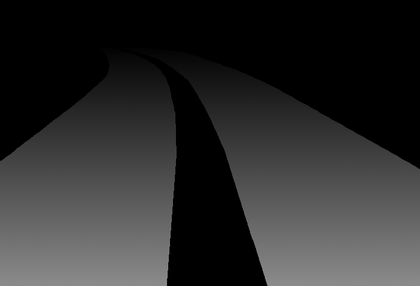
%> input picture src/geometry/testscripts/additionals/578_roadmap.tiff, 420 x 286 px, shrunk from 704 x 480 before the run
$ octave demoOrientationMap.m   (GNU Octave 9; MATLAB toolbox functions it lacks are replaced by stand-ins)
%> lines starting %> are read from the running program, lines starting %| are printed output that depends on the picture; in (x1, y1, x2, y2) boxes, pixels count from 0 and x2, y2 are one past the last pixel; in counts of white or black regions, pixels touching at a corner belong together; the program's own positions count from 1
%> further down, size_map is the input picture: size 286x420 uint8; min 0, max 152, mean 44.8
### src/geometry/testscripts/mask2edges.m
function [edges, roi_mask] = mask2edges(mask0, varargin)

    parser = inputParser;
    addRequired(parser, 'mask0', @(x) ismatrix(x) && isa(x, 'uint8'));
    addParameter(parser, 'MinSize', 3, @isscalar);
    addParameter(parser, 'DilateEdge', 1, @isscalar);
    addParameter(parser, 'verbose', 0, @isscalar);
    parse (parser, mask0, varargin{:});
    parsed = parser.Results;

    % get edges from the map. Hard edges - white, soft edges - gray
    mask = imdilate (mask0, strel('disk', parsed.DilateEdge));
    roi_mask = mask > parsed.MinSize;
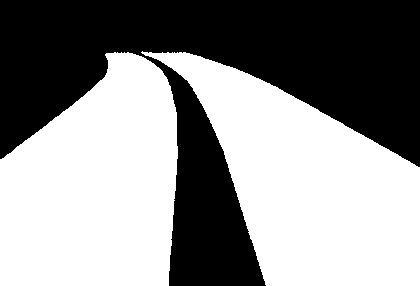
%> roi_mask: size 286x420 logical; 55.6% white; 1 black region, box (x1, y1, x2, y2) and area: (0, 0, 420, 286) 53383
    edges = edge(roi_mask, 'Sobel');
%> edges: size 286x420 logical; 1% white in thin lines or dots, all inside (x1, y1, x2, y2) = (0, 51, 420, 286)
    edges = uint8(edges) * 255;
    edges (edges & mask0 > 0) = 128;
%> edges: size 286x420 uint8; min 0, max 255, mean 2.1

### src/geometry/testscripts/yawOnEdges.m
function angle_map = yawOnEdges (edges_mask, varargin)
%ANGLESONEDGES takes a mask of edges and assigns angle to every edge
%    Edge mask is split into separate edges, and each edge is processed
%    separately. This eliminates problems in dense areas
%
% edges -- binary mask, edges are masked (white)
%

parser = inputParser;
addRequired(parser, 'edges', @(x) ismatrix(x) && islogical(x));
addParameter(parser, 'MinParticleArea', 10, @isscalar);
addParameter(parser, 'DilateEdge', 1, @isscalar);
addParameter(parser, 'NeighborhoodSize', 3, @isscalar);
addParameter(parser, 'verbose', 0, @isscalar);
parse (parser, edges_mask, varargin{:});
parsed = parser.Results;


% remove small particles
edges_mask = bwareaopen(edges_mask, parsed.MinParticleArea);
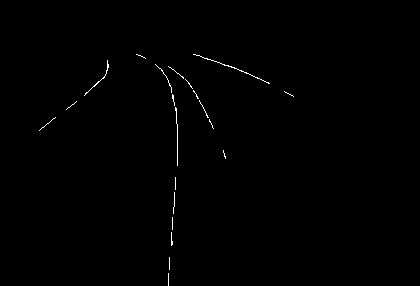
%> edges_mask: size 286x420 logical; 0.39% white in thin lines or dots, all inside (x1, y1, x2, y2) = (39, 54, 294, 286)

% split into individual edges
edges_mask = bwlabel(edges_mask, 8);  % WHY it works with 8?? it should be 4 really
%> edges_mask: size 286x420 double; 22 distinct labels, from 0 to 21
if parsed.verbose > 1
    imshow(label2rgb(edges_mask, 'spring', 'c', 'shuffle'));
    waitforbuttonpress
end

% every edge has a distinct label
labels = unique(edges_mask(:));
%> labels = 22 values from 0 to 21
% the first is always 0 (for background)
labels(1) = [];

angle_map = zeros(size(edges_mask));

% for every separate edge
for label = labels'
    edge_mask = edges_mask == label;
    edge_mask = imdilate(edge_mask, strel('disk', parsed.DilateEdge));

    if parsed.verbose > 1
        imshow(edge_mask);
        waitforbuttonpress
    end

    % For every pixel on the edges, take a neighborhood, approximate it by a
    % second degree polynomial and find the slope at that point
    [yPts, xPts] = find(edge_mask);

    for i = 1:length(xPts)
        % Take the neighborhood
        %fprintf('%f %f \n', xPts(i), yPts(i));
        hNbrSize = parsed.NeighborhoodSize;

        leftExt = max(1, xPts(i)-hNbrSize);
        rightExt = min(size(edge_mask, 2), xPts(i) + hNbrSize);

        topExt = max(1, yPts(i) - hNbrSize);
        bottomExt = min(size(edge_mask, 1), yPts(i) + hNbrSize);

        % Checking out of bounds error
    %     fprintf('%d\n%d\n%d\n%d\n', leftExt, ...
    %                                 rightExt, ...
    %                                 bottomExt, ...
    %                                 topExt);

        nbrPts = edge_mask(topExt:bottomExt, leftExt:rightExt);
        [x, y] = find(nbrPts);

        if(length(x) > 2)
            % Fitting a curve
            % Curve of degree two
            %curve = polyfit(x, y, 2);
            % Curve of degree one
            curve = polyfit(x, y, 1);

            % Finding the tangent at that point
            %tangent(yPts(i), xPts(i)) = atand(2 * xPts(i) * curve(1) + curve(2));
            angle_map(yPts(i), xPts(i)) = atand(curve(1));

%             % alternative approximation -- weighted least square
%             unconfidance = zeros(length(x),1);
%             [~,~,alpha,~] = wtls_line (x, y, unconfidance, unconfidance, 0);
%            angle_map (yPts(i), xPts(i)) = alpha;
        end
    end

end
%> this loop made 21 passes
%> (yPts, xPts) on passes 2, 4, 15, 17, 19, 20: ([110; 109; 108; 108; 107; 106; 105; 105; 104; 103; 102], [67; 68; 69; 70; 71; 72; 73; 74; 75; 76; 77]), ([55; 55; 56; 56; 56; 57; 57; 58; 58; 59], [137; 138; 139; 140; 141; 142; 143; 144; 145; 146]), ([80; 81; 82; 83; 84; 84; 85; 86; 87; 87; 88; 89], [186; 187; 188; 189; 189; 190; 190; 191; 191; 192; 192; 193]), ([91; 92; 92; 93; 94; 95; 96; 97; 97; 98; 99; 99], [194; 194; 195; 195; 196; 197; 197; 197; 198; 198; 198; 199]), ([120; 121; 122; 122; 123; 124; 125; 126; 127; 128; 129], [210; 210; 210; 211; 211; 212; 212; 213; 213; 213; 214]), ([151; 152; 153; 154; 155; 156; 157; 157; 158; 159], [224; 224; 224; 225; 225; 225; 225; 226; 226; 226])
%> pass 1, in yawOnEdges, `edge_mask = edges_mask == label;`:
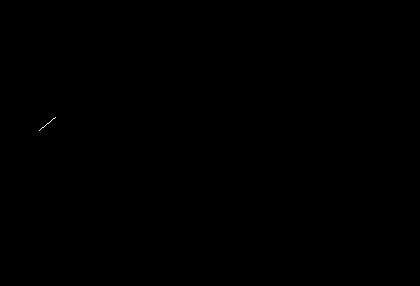
%> edge_mask: size 286x420 logical; 0.01% white in thin lines or dots, all inside (x1, y1, x2, y2) = (39, 117, 56, 131)
%> after the loop:
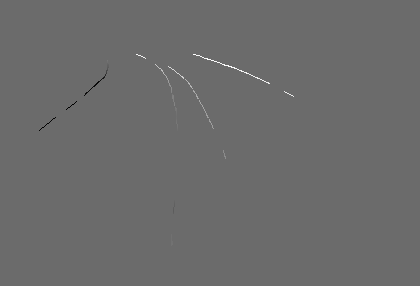
%> angle_map: size 286x420 double; min -53.22, max 73.01, mean 0.1; drawn with min black and max white
%> after the loop, curve = [1.83 -6.5]

### src/geometry/testscripts/roadSoapFilm.m
function F = roadSoapFilm (F, mask, varargin)
%%SOAPFILM interpolates 'F' map based on its values in 'mask'-ed areas
%
% The function fills F(x,y) values based on equations of soap film.
% For every point equation holds:
%   F(x,y) = (F(x,y-1) + F(x-1,y) + F(x,y+1) + F(x+1,y)) / 4
%
% Input arguments:
%
%     F should be defined in mask-ed areas
%
%     mask-ed areas are considered to be contours. Contours must be closed.
%         There are too types of contours - hard and soft.
%         Soft are initialized as weighted mean from around.
%

parser = inputParser;
addRequired(parser, 'F', @ismatrix);
addRequired(parser, 'mask', @(x) ismatrix(x) && isa(x, 'uint8'));
addParameter(parser, 'Thresh', 0.01, @(x) isnumeric(x) && (isscalar(x) || isvector(x)));
addParameter(parser, 'SizeContour', 20, @(x) isnumeric(x) && (isscalar(x) || isvector(x)));
addParameter(parser, 'SizeBody', 10, @(x) isnumeric(x) && (isscalar(x) || isvector(x)));
addParameter(parser, 'video', []);
addParameter(parser, 'verbose', 0, @isscalar);
parse (parser, F, mask, varargin{:});
parsed = parser.Results;
assert (all(size(F) == size(mask)));


%% contours

% close countours from bottom and sides
F = padarray (F, [1 1]);
mask = padarray (mask, [1 1], 127);
%> mask: size 288x422 uint8
mask(1,:) = 0;
%> mask: size 288x422 uint8; min 0, max 255, mean 3.1

if parsed.verbose > 1, imshow(mask == 0); waitforbuttonpress; end

% fill contours, including borders
for i = 1:length(parsed.SizeContour)
    fprintf ('contour with size: %d, threshiold %f\n', parsed.SizeContour(i), parsed.Thresh(i));
    F = soapFilm (F, mask == 255, 'ignore', mask == 0, ...
                    'size', parsed.SizeContour(i), 'Thresh', parsed.Thresh(i), ...
                    'video', parsed.video, 'verbose', parsed.verbose);
end

if parsed.verbose > 1, imagesc(F); waitforbuttonpress; end


%% body

for i = 1:length(parsed.SizeBody)
    fprintf ('body with size: %d, threshiold %f\n', parsed.SizeBody(i), parsed.Thresh(i));
    F = soapFilm (F, mask > 0, ...
                  'size', parsed.SizeBody(i), 'Thresh', parsed.Thresh(i), ...
                  'video', parsed.video, 'verbose', parsed.verbose);
end

if parsed.verbose > 1, imagesc(F); waitforbuttonpress; end


%% clean up

% everything that is connected to the (upper) border is zero-ed
maskInside = xor(mask, imclearborder (mask == 0, 4));
%> maskInside: size 288x422 logical; 1.8% white in thin lines or dots
if parsed.verbose > 1, imagesc(maskInside); waitforbuttonpress; end
F (~maskInside) = 0;

% remove extra borders
F = F(2:size(F,1)-1, 2:size(F,2)-1);
%> F: size 286x420 double

end


function F = soapFilm (F, hard, varargin)
    parser = inputParser;
    addRequired(parser, 'F', @ismatrix);
    addRequired(parser, 'mask', @(x) islogical(x) && ismatrix(x));
    addParameter(parser, 'ignore', [], @(x) ismatrix(x) && islogical(x));
    addParameter(parser, 'Size', 1, @isscalar);
    addParameter(parser, 'MaxNumIter', 10000, @isscalar);
    addParameter(parser, 'Thresh', 0.1, @isscalar);
    addParameter(parser, 'video', []);
    addParameter(parser, 'verbose', 0, @isscalar);
    parse (parser, F, hard, varargin{:});

    parsed = parser.Results;
    sz = parsed.Size;
    F = parsed.F;
    hard = parsed.mask;
    ignore = parsed.ignore;
    if isempty(ignore), ignore = false(size(hard)); end

    if parsed.verbose > 2
        imagesc(hard);
        waitforbuttonpress
        imagesc(ignore);
        waitforbuttonpress
        imagesc(~hard & ~ignore);
        waitforbuttonpress
    end

    se = fspecial('average', sz * 2 + 1);

    F = padarray (F, [sz sz]);
    hard = padarray (hard, [sz sz]);
    ignore = padarray (ignore, [sz sz], true);

    F0 = F;
    for it = 1 : parsed.MaxNumIter
        F1 = F;

        % average
        F = imfilter (F, se, 'replicate');
        ignore_filt = imfilter (double(~ignore), se, 'replicate');

        % adjust for ignore
        F = F ./ ignore_filt;
        F(isnan(F)) = 0;
        F(ignore) = 0;

        % reset hard constraints
        F(hard) = F0(hard);

        if parsed.verbose > 0
            imagesc(F);
            pause (0.1)
        end
        if ~isempty(parsed.video)
            writeVideo (parsed.video, getframe);
        end

        % exit condition on threshold
        dF = F - F1;
        delta = sum(abs(dF(~ignore))) / double(numel(dF(~ignore)));
        if parsed.verbose > 0
            fprintf ('iter: %d, delta: %f\n', it, delta);
        end
        if delta < parsed.Thresh, break, end
    end

    F = F (sz+1 : size(F,1)-sz, sz+1 : size(F,2)-sz);
end

### src/geometry/testscripts/demoOrientationMap.m
clear all
size_map = imread('additionals/578_roadmap.tiff');

% extract edges from the size map
% edges_map -- has values 0 (background),
%                         255 (edge),
%                         128 (edge for which yawOnEdges should not be called)
% roi_mask  -- might be smaller than (size_map > 0)
[edges_map, roi_mask] = mask2edges(size_map, 'MinSize', 5);

% find yaw on edges
yaw_map = yawOnEdges (edges_map == 255, 'NeighborhoodSize', 7, 'DilateEdge', 0, 'verbose', 0);

% interpolate yaw in the whole road area
ThreshTest = 0.05;      % very coarse, for testing only
ThreshDeploy = 0.0001;  % accurate enough
yaw_map = roadSoapFilm (yaw_map, edges_map, 'Thresh', ThreshTest, 'verbose', 1);
yaw_map(~roi_mask) = 0;
%> yaw_map: size 286x420 double; min -52.84, max 72.03, mean 0

% adjust for direction
direction_map = (imread('additionals/578_directionmap.tiff') > 0);
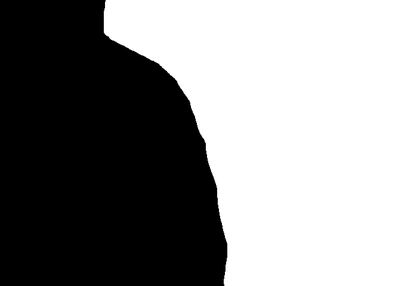
%> input picture src/geometry/testscripts/additionals/578_directionmap.tiff, 420 x 286 px, shrunk from 704 x 480 before the run
%> direction_map: size 286x420 logical; 55.9% white; 28 black regions (26 under 20 px), largest, box (x1, y1, x2, y2) and area: (0, 0, 226, 286) 52856, (102, 11, 103, 32) 21
direction_mask = direction_map & roi_mask;
%> direction_mask: size 286x420 logical; 28.1% white; 3 white regions (2 under 20 px), largest, box (x1, y1, x2, y2) and area: (141, 51, 420, 286) 33747
yaw_map (direction_mask) = yaw_map(direction_mask) + 180;
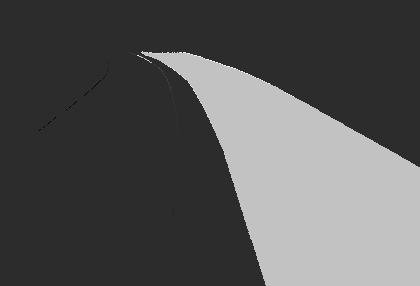
%> yaw_map: size 286x420 double; min -52.84, max 252, mean 50.6; drawn with min black and max white

imagesc(yaw_map);
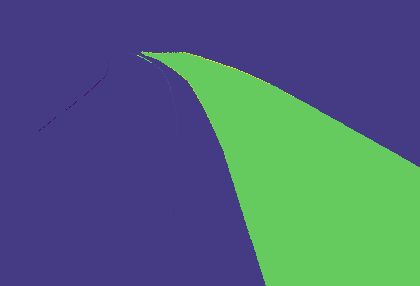
%> displayed picture: size 286x420x3, on the screen's scale of 0 to 255; mean R, G, B 77.4, 99.5, 121.3
imwrite(uint16(yaw_map + 360), 'additionals/578_yawmap.tiff')
